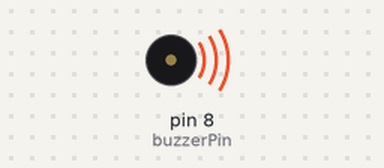
A sketch run on a simulated Arduino Mega 2560, built with avr-gcc and run on an emulated ATmega2560. On the bench: buzzer (waves = sounding, pin HIGH). What the sketch prints to the serial monitor is not drawn.

Above: at 0.2 s.
Timing chart, 0 to 3.0 s (numbered marks = the images above):
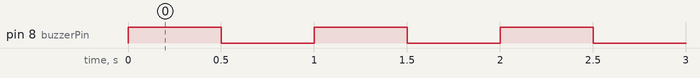

Measured:
- by itself, pin 8 (buzzerPin): alternates HIGH for 0.50 s and LOW for 0.50 s

The sketch:

09_Active_Buzzer.ino
```cpp
/*
 * 09_Active_Buzzer
 * An ACTIVE buzzer has its own oscillator inside: give it power and it
 * makes one fixed tone. So driving it is exactly like blinking an LED -
 * HIGH = sound, LOW = silence. We narrate each beep over Serial so
 * .\scripts\monitor.ps1 shows the rhythm the board is playing.
 *
 * Wiring (Mega 2560):
 *   Buzzer (+) long leg -> pin 8
 *   Buzzer (-) short leg -> GND
 *
 * Watch it:  .\scripts\upload.ps1 09_Active_Buzzer  then  .\scripts\monitor.ps1
 */

int buzzerPin = 8;

void setup() {
  pinMode(buzzerPin, OUTPUT);
  Serial.begin(9600);
  Serial.println("Active buzzer ready - beeping.");
}

void loop() {
  digitalWrite(buzzerPin, HIGH);   // power on  -> tone
  Serial.println("BEEP  (on)");
  delay(500);

  digitalWrite(buzzerPin, LOW);    // power off -> silence
  Serial.println("....  (off)");
  delay(500);
}
```
